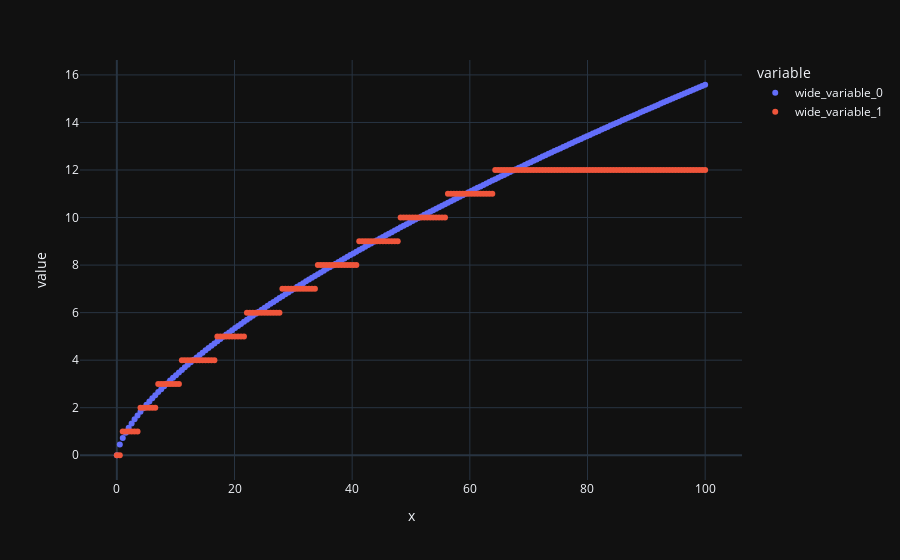

The notebook cell this image was saved under:
### Code cell
v = np.linspace(0,100,200)
a = beaufort_continuous(v)
b = beaufort_discrete(v)
px.scatter(x=v, y=[a,b], template="plotly_dark")

### Figure 1 — Plotly figure (JSON) as saved in the notebook; plotly's stock layout.template omitted (floating-point values rounded to 4 significant figures; data arrays with more than 128 entries replaced by an {"elided": "..."} marker saying what was removed)
{"data": [{"hovertemplate": "variable=wide_variable_0<br>x=%{x}<br>value=%{y}<extra></extra>", "legendgroup": "wide_variable_0", "marker": {"color": "#636efa", "symbol": "circle"}, "mode": "markers", "name": "wide_variable_0", "orientation": "v", "showlegend": true, "type": "scatter", "x": {"elided": "200 float values"}, "xaxis": "x", "y": {"elided": "200 float values"}, "yaxis": "y"}, {"hovertemplate": "variable=wide_variable_1<br>x=%{x}<br>value=%{y}<extra></extra>", "legendgroup": "wide_variable_1", "marker": {"color": "#EF553B", "symbol": "circle"}, "mode": "markers", "name": "wide_variable_1", "orientation": "v", "showlegend": true, "type": "scatter", "x": {"elided": "200 float values"}, "xaxis": "x", "y": {"elided": "200 int values"}, "yaxis": "y"}], "layout": {"legend": {"title": {"text": "variable"}, "tracegroupgap": 0}, "margin": {"t": 60}, "xaxis": {"anchor": "y", "domain": [0, 1], "title": {"text": "x"}}, "yaxis": {"anchor": "x", "domain": [0, 1], "title": {"text": "value"}}}}
